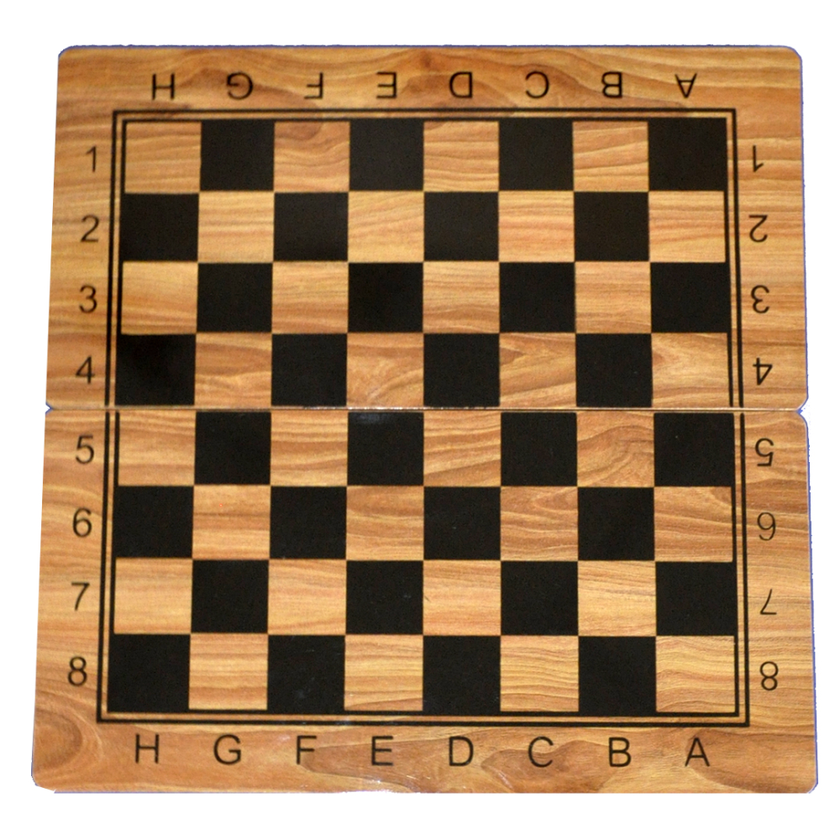
#> input picture hw/lab5/image.png, 840 x 840 px, shrunk from 1000 x 1000 before the run
$ jupyter execute lab5.ipynb
#> lines starting #> are read from the running program, lines starting #| are printed output that depends on the picture; after the words box and inside, x2 and y2 are one past the last pixel; in counts of white or black regions, pixels touching at a corner belong together
#> further down, img is the input picture: shape (840, 840, 3); mean B, G, R 101.3, 134, 166.2
# №1

[cell 1]
import numpy as np
import cv2
import matplotlib.pyplot as plt

[cell 2]
def tangential_distort(x, y, xc, yc, p1, p2):
    dx = x - xc
    dy = y - yc
    r2 = dx*dx + dy*dy

    xd = x + (2*p1*dx*dy + p2*(r2 + 2*dx*dx))
    yd = y + (p1*(r2 + 2*dy*dy) + 2*p2*dx*dy)

    return xd, yd

[cell 3]
def tangential_undistort(xd, yd, xc, yc, p1, p2, iters=10):
    x, y = xd, yd

    for _ in range(iters):
        x1, y1 = tangential_distort(x, y, xc, yc, p1, p2)
        x -= 0.5 * (x1 - xd)
        y -= 0.5 * (y1 - yd)

    return x, y

[cell 4]
def distort_image(image, p1, p2):
#> called with p1 = 2e-05, p2 = 0.0002
    h, w = image.shape[:2]
#> h = 840; w = 840
    xc, yc = h/2, w/2
#> xc = 420; yc = 420

    out = np.zeros_like(image)

    for i in range(h):
        for j in range(w):
            for k in range(5):
                for l in range(5):

                    x = i + 0.2*k
                    y = j + 0.2*l

                    xd, yd = tangential_distort(x, y, xc, yc, p1, p2)

                    i1 = int(xd)
                    j1 = int(yd)

                    if 0 <= i1 < h and 0 <= j1 < w:
                        out[i1, j1] = image[i, j]
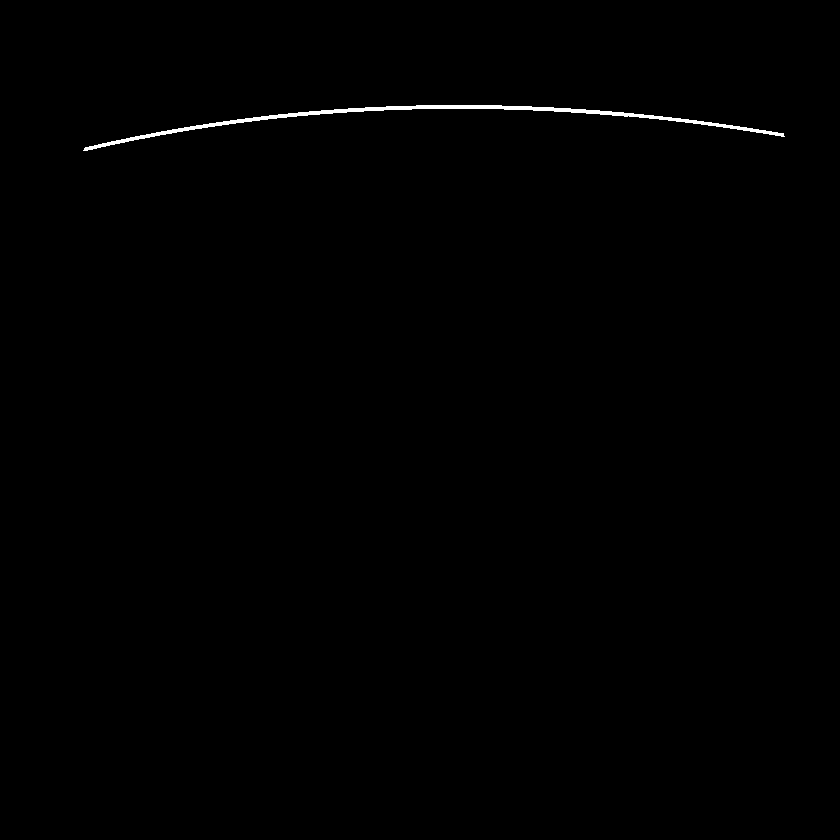
#> out: shape (840, 840, 3); 0.38% white; 1 white region, box (x1, y1, x2, y2) and area: (83, 105, 785, 151) 2674

    return out

[cell 5]
def undistort_image(image, p1, p2):
    h, w = image.shape[:2]
    xc, yc = h/2, w/2

    out = np.zeros_like(image)

    for i in range(h):
        for j in range(w):
            for k in range(5):
                for l in range(5):

                    x = i + 0.2*k
                    y = j + 0.2*l

                    xd, yd = tangential_undistort(x, y, xc, yc, p1, p2)

                    i1 = int(xd)
                    j1 = int(yd)

                    if 0 <= i1 < h and 0 <= j1 < w:
                        out[i1, j1] = image[i, j]

    return out

[cell 6]
img = cv2.imread("image.png")
img = cv2.cvtColor(img, cv2.COLOR_BGR2RGB)

dist = distort_image(img, p1=2e-5, p2=2e-4)
undist = undistort_image(dist, p1=2e-5, p2=2e-4)

plt.figure(figsize=(8,6))
plt.title("Original")
plt.imshow(img)
plt.axis("off")
plt.show()

plt.figure(figsize=(8,6))
plt.title("Distorted")
plt.imshow(dist)
plt.axis("off")
plt.show()

plt.figure(figsize=(8,6))
plt.title("Restored")
plt.imshow(undist)
plt.axis("off")
plt.show()
